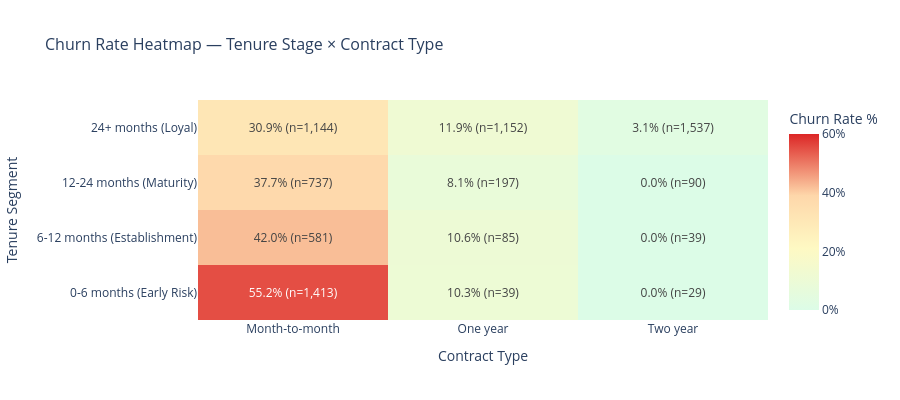

Write notebook code for a chart like this one.
### Markdown cell above
---
### 3.4 Cohort Heatmap — Tenure Bins × Contract Type
**Business Rationale:** A two-dimensional heatmap combining tenure stage and contract type surfaces the *interaction effect* — cells with dark red reveal the exact lifecycle stage / commitment-level combinations driving the most churn. This directly informs where to deploy retention campaigns: new month-to-month customers are the single most dangerous cell, while long-tenure annual customers are the safest. Teams can read this heatmap as a prioritisation matrix for retention intervention intensity.

### Code cell
# 3.4 — Cohort Heatmap: Tenure Bins × Contract Type — Churn Rate Intensity
print("=" * 70)
print("3.4  COHORT HEATMAP — Tenure Bins × Contract Type")
print("=" * 70)

# Re-use the ordered tenure_segment column created in Step 2
# Pivot: rows = tenure_segment, cols = Contract type
heatmap_data = (
    df.groupby(["tenure_segment", "Contract"], observed=True)
    .agg(
        total=("customerID", "count"),
        churned=("Churn", lambda x: (x == "Yes").sum())
    )
    .reset_index()
)
heatmap_data["churn_rate"] = (heatmap_data["churned"] / heatmap_data["total"] * 100).round(1)

pivot = heatmap_data.pivot(index="tenure_segment", columns="Contract", values="churn_rate")
pivot_count = heatmap_data.pivot(index="tenure_segment", columns="Contract", values="total")

# Order rows by tenure_segment
row_order = [s for s in segment_order if s in pivot.index]
pivot = pivot.reindex(row_order)
pivot_count = pivot_count.reindex(row_order)

# Ordered contract columns
col_order = ["Month-to-month", "One year", "Two year"]
pivot = pivot[[c for c in col_order if c in pivot.columns]]
pivot_count = pivot_count[[c for c in col_order if c in pivot_count.columns]]

# Build annotation text: "XX.X%\n(N=nnn)"
z_vals = pivot.values.tolist()
annotations = []
for i, row in enumerate(pivot.index):
    for j, col in enumerate(pivot.columns):
        rate = pivot.iloc[i, j]
        n = int(pivot_count.iloc[i, j]) if not np.isnan(pivot_count.iloc[i, j]) else 0
        annotations.append(
            f"{rate:.1f}%<br><span style='font-size:10px'>(n={n:,})</span>"
            if not np.isnan(rate) else "—"
        )

fig_heatmap = go.Figure(go.Heatmap(
    z=z_vals,
    x=list(pivot.columns),
    y=list(pivot.index),
    colorscale=[[0, "#dcfce7"], [0.35, "#fef9c3"], [0.65, "#fed7aa"], [1, "#dc2626"]],
    zmin=0,
    zmax=60,
    text=[[f"{pivot.iloc[i,j]:.1f}%\n(n={int(pivot_count.iloc[i,j]):,})"
           if not np.isnan(pivot.iloc[i,j]) else "—"
           for j in range(len(pivot.columns))]
          for i in range(len(pivot.index))],
    texttemplate="%{text}",
    textfont=dict(size=12),
    colorbar=dict(title="Churn Rate %", ticksuffix="%"),
    hovertemplate="Segment: %{y}<br>Contract: %{x}<br>Churn Rate: %{z:.1f}%<extra></extra>"
))

fig_heatmap.update_layout(
    title=dict(text="Churn Rate Heatmap — Tenure Stage × Contract Type", font_size=16),
    xaxis_title="Contract Type",
    yaxis_title="Tenure Segment",
    template="plotly_white",
    height=400
)
fig_heatmap.show()

# Highlight the worst cell
worst_idx = heatmap_data.loc[heatmap_data["churn_rate"].idxmax()]
print(f"\n🚨 Highest-risk cell: '{worst_idx['tenure_segment']}' × '{worst_idx['Contract']}'")
print(f"   Churn rate: {worst_idx['churn_rate']:.1f}%  |  Customers: {int(worst_idx['total']):,}")
print("=" * 70)

### Figure 1 — Plotly figure (JSON) as saved in the notebook; plotly's stock layout.template omitted (floating-point values rounded to 4 significant figures)
{"data": [{"colorbar": {"ticksuffix": "%", "title": {"text": "Churn Rate %"}}, "colorscale": [[0, "#dcfce7"], [0.35, "#fef9c3"], [0.65, "#fed7aa"], [1, "#dc2626"]], "hovertemplate": "Segment: %{y}<br>Contract: %{x}<br>Churn Rate: %{z:.1f}%<extra></extra>", "text": [["55.2%\n(n=1,413)", "10.3%\n(n=39)", "0.0%\n(n=29)"], ["42.0%\n(n=581)", "10.6%\n(n=85)", "0.0%\n(n=39)"], ["37.7%\n(n=737)", "8.1%\n(n=197)", "0.0%\n(n=90)"], ["30.9%\n(n=1,144)", "11.9%\n(n=1,152)", "3.1%\n(n=1,537)"]], "textfont": {"size": 12}, "texttemplate": "%{text}", "type": "heatmap", "x": ["Month-to-month", "One year", "Two year"], "y": ["0-6 months (Early Risk)", "6-12 months (Establishment)", "12-24 months (Maturity)", "24+ months (Loyal)"], "z": [[55.2, 10.3, 0], [42, 10.6, 0], [37.7, 8.1, 0], [30.9, 11.9, 3.1]], "zmax": 60, "zmin": 0}], "layout": {"height": 400, "title": {"font": {"size": 16}, "text": "Churn Rate Heatmap — Tenure Stage × Contract Type"}, "xaxis": {"title": {"text": "Contract Type"}}, "yaxis": {"title": {"text": "Tenure Segment"}}}}
